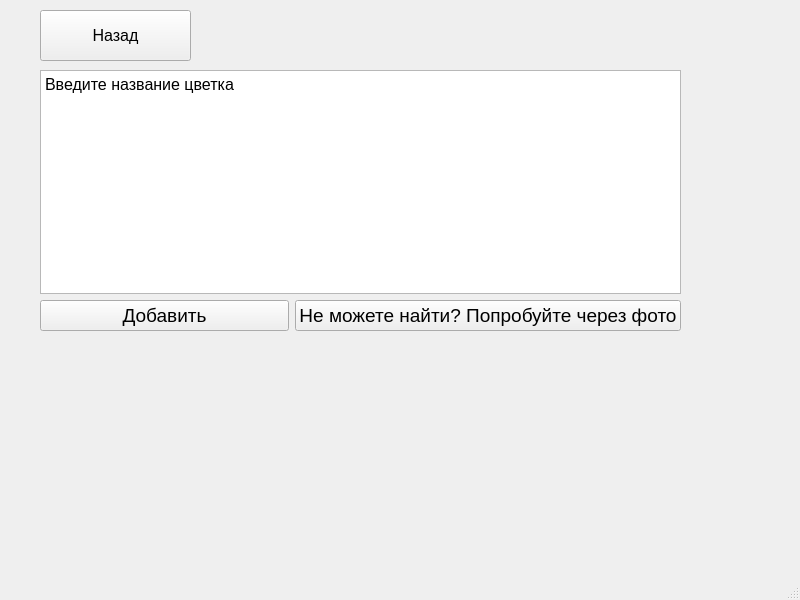
<?xml version="1.0" encoding="UTF-8"?>
<ui version="4.0">
 <class>MainWindow</class>
 <widget class="QMainWindow" name="MainWindow">
  <property name="geometry">
   <rect>
    <x>0</x>
    <y>0</y>
    <width>800</width>
    <height>600</height>
   </rect>
  </property>
  <property name="windowTitle">
   <string>MainWindow</string>
  </property>
  <widget class="QWidget" name="centralwidget">
   <widget class="QWidget" name="verticalLayoutWidget">
    <property name="geometry">
     <rect>
      <x>40</x>
      <y>70</y>
      <width>641</width>
      <height>261</height>
     </rect>
    </property>
    <layout class="QVBoxLayout" name="verticalLayout">
     <item>
      <widget class="QTextEdit" name="textEdit">
       <property name="html">
        <string>&lt;!DOCTYPE HTML PUBLIC &quot;-//W3C//DTD HTML 4.0//EN&quot; &quot;http://www.w3.org/TR/REC-html40/strict.dtd&quot;&gt;
&lt;html&gt;&lt;head&gt;&lt;meta name=&quot;qrichtext&quot; content=&quot;1&quot; /&gt;&lt;style type=&quot;text/css&quot;&gt;
p, li { white-space: pre-wrap; }
&lt;/style&gt;&lt;/head&gt;&lt;body style=&quot; font-family:'MS Shell Dlg 2'; font-size:8.25pt; font-weight:400; font-style:normal;&quot;&gt;
&lt;p style=&quot; margin-top:0px; margin-bottom:0px; margin-left:0px; margin-right:0px; -qt-block-indent:0; text-indent:0px;&quot;&gt;&lt;span style=&quot; font-size:12pt;&quot;&gt;Введите название цветка&lt;/span&gt;&lt;/p&gt;
&lt;p style=&quot;-qt-paragraph-type:empty; margin-top:0px; margin-bottom:0px; margin-left:0px; margin-right:0px; -qt-block-indent:0; text-indent:0px; font-size:12pt;&quot;&gt;&lt;br /&gt;&lt;/p&gt;&lt;/body&gt;&lt;/html&gt;</string>
       </property>
      </widget>
     </item>
     <item>
      <layout class="QHBoxLayout" name="horizontalLayout">
       <item>
        <widget class="QPushButton" name="pushButton">
         <property name="font">
          <font>
           <pointsize>14</pointsize>
          </font>
         </property>
         <property name="text">
          <string>Добавить</string>
         </property>
        </widget>
       </item>
       <item>
        <widget class="QPushButton" name="pushButton_2">
         <property name="font">
          <font>
           <pointsize>14</pointsize>
          </font>
         </property>
         <property name="text">
          <string>Не можете найти? Попробуйте через фото</string>
         </property>
        </widget>
       </item>
      </layout>
     </item>
    </layout>
   </widget>
   <widget class="QPushButton" name="pushButton_3">
    <property name="geometry">
     <rect>
      <x>40</x>
      <y>10</y>
      <width>151</width>
      <height>51</height>
     </rect>
    </property>
    <property name="font">
     <font>
      <pointsize>12</pointsize>
     </font>
    </property>
    <property name="text">
     <string>Назад</string>
    </property>
   </widget>
  </widget>
  <widget class="QMenuBar" name="menubar">
   <property name="geometry">
    <rect>
     <x>0</x>
     <y>0</y>
     <width>800</width>
     <height>21</height>
    </rect>
   </property>
  </widget>
  <widget class="QStatusBar" name="statusbar"/>
 </widget>
 <resources/>
 <connections/>
</ui>
